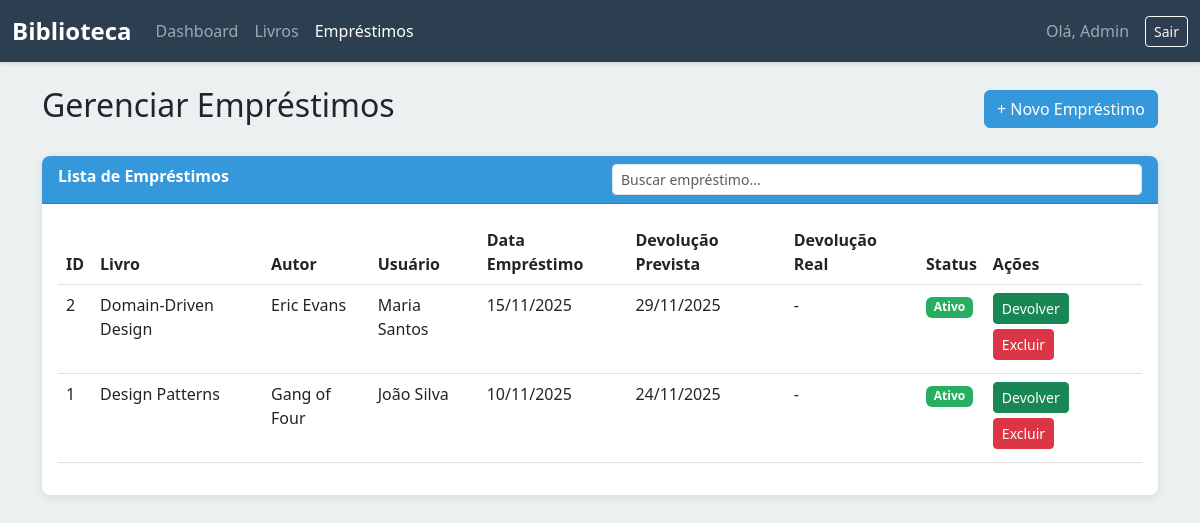
The app's page /public/emprestimos.php (signed in) with its own data.
### tables this page shows
CREATE TABLE IF NOT EXISTS emprestimos (
    id INT AUTO_INCREMENT PRIMARY KEY,
    livro_id INT NOT NULL,
    usuario_id INT NOT NULL,
    data_emprestimo DATE NOT NULL,
    data_devolucao_prevista DATE NOT NULL,
    data_devolucao_real DATE,
    status ENUM('ativo', 'devolvido', 'atrasado') DEFAULT 'ativo',
    FOREIGN KEY (livro_id) REFERENCES livros(id) ON DELETE CASCADE,
    FOREIGN KEY (usuario_id) REFERENCES usuarios(id) ON DELETE CASCADE
);

CREATE TABLE IF NOT EXISTS livros (
    id INT AUTO_INCREMENT PRIMARY KEY,
    titulo VARCHAR(200) NOT NULL,
    autor VARCHAR(100) NOT NULL,
    isbn VARCHAR(20) UNIQUE,
    ano_publicacao INT,
    quantidade_total INT NOT NULL DEFAULT 1,
    quantidade_disponivel INT NOT NULL DEFAULT 1,
    data_cadastro TIMESTAMP DEFAULT CURRENT_TIMESTAMP
);

CREATE TABLE IF NOT EXISTS usuarios (
    id INT AUTO_INCREMENT PRIMARY KEY,
    nome VARCHAR(100) NOT NULL,
    email VARCHAR(100) UNIQUE NOT NULL,
    senha VARCHAR(255) NOT NULL,
    admin BOOLEAN DEFAULT FALSE,
    data_cadastro TIMESTAMP DEFAULT CURRENT_TIMESTAMP
);

### src/includes/auth.php (called while the page is built, shortened)
<?php
function getUsuarioLogado() {
    return [
        'id' => $_SESSION['usuario_id'] ?? null,
        'nome' => $_SESSION['usuario_nome'] ?? null,
        'email' => $_SESSION['usuario_email'] ?? null,
        'admin' => $_SESSION['usuario_admin'] ?? false
    ];
}
?>

### src/public/emprestimos.php (the view, shortened to what this page needs)
<?php
require_once '../config/database.php';
require_once '../includes/auth.php';
$usuario = getUsuarioLogado();
$stmt = $pdo->query("
    SELECT e.*, l.titulo, l.autor, u.nome as usuario_nome
    FROM emprestimos e
    JOIN livros l ON e.livro_id = l.id
    JOIN usuarios u ON e.usuario_id = u.id
    ORDER BY e.data_emprestimo DESC
");
$emprestimos = $stmt->fetchAll();
?>
<!DOCTYPE html>
<html lang="pt-BR">
<head>
    <link href="https://cdn.jsdelivr.net/npm/bootstrap@5.3.0/dist/css/bootstrap.min.css" rel="stylesheet">
    <link rel="stylesheet" href="/public/css/style.css">
</head>
<body>
    <nav class="navbar navbar-expand-lg navbar-dark">
        <div class="container-fluid">
            <a class="navbar-brand" href="/public/dashboard.php">Biblioteca</a>
            <div class="collapse navbar-collapse" id="navbarNav">
                <ul class="navbar-nav me-auto">
                    <li class="nav-item">
                        <a class="nav-link" href="/public/dashboard.php">Dashboard</a>
                    </li>
                    <li class="nav-item">
                        <a class="nav-link" href="/public/livros.php">Livros</a>
                    </li>
                    <li class="nav-item">
                        <a class="nav-link active" href="/public/emprestimos.php">Empréstimos</a>
                    </li>
                </ul>
                <span class="navbar-text me-3">
                    Olá, <?php echo htmlspecialchars($usuario['nome']); ?>
                </span>
                <a href="/public/logout.php" class="btn btn-outline-light btn-sm">Sair</a>
            </div>
        </div>
    </nav>
    <div class="container mt-4">
        <div class="d-flex justify-content-between align-items-center mb-4">
            <h2>Gerenciar Empréstimos</h2>
            <button class="btn btn-primary" data-bs-toggle="modal" data-bs-target="#modalEmprestimo">
                + Novo Empréstimo
            </button>
        </div>
        <div class="card">
            <div class="card-header">
                <div class="row">
                    <div class="col-md-6">
                        Lista de Empréstimos
                    </div>
                    <div class="col-md-6">
                        <input type="text" id="searchInput" class="form-control form-control-sm"
                               placeholder="Buscar empréstimo..."
                               onkeyup="filtrarTabela('searchInput', 'tabelaEmprestimos')">
                    </div>
                </div>
            </div>
            <div class="card-body">
                <div class="table-responsive">
                    <table class="table table-hover" id="tabelaEmprestimos">
                        <thead>
                            <tr>
                                <th>ID</th>
                                <th>Livro</th>
                                <th>Autor</th>
                                <th>Usuário</th>
                                <th>Data Empréstimo</th>
                                <th>Devolução Prevista</th>
                                <th>Devolução Real</th>
                                <th>Status</th>
                                <th>Ações</th>
                            </tr>
                        </thead>
                        <tbody>
                            <?php foreach ($emprestimos as $emp):
                                $statusReal = $emp['status'];
                            ?>
                                <tr>
                                    <td><?php echo $emp['id']; ?></td>
                                    <td><?php echo htmlspecialchars($emp['titulo']); ?></td>
                                    <td><?php echo htmlspecialchars($emp['autor']); ?></td>
                                    <td><?php echo htmlspecialchars($emp['usuario_nome']); ?></td>
                                    <td><?php echo date('d/m/Y', strtotime($emp['data_emprestimo'])); ?></td>
                                    <td><?php echo date('d/m/Y', strtotime($emp['data_devolucao_prevista'])); ?></td>
                                    <td><?php echo $emp['data_devolucao_real'] ? date('d/m/Y', strtotime($emp['data_devolucao_real'])) : '-'; ?></td>
                                    <td>
                                        <span class="badge badge-status-<?php echo $statusReal; ?>">
                                            <?php echo ucfirst($statusReal); ?>
                                        </span>
                                    </td>
                                    <td class="action-buttons">
                                        <?php if ($usuario['admin']): ?>
                                            <?php if ($emp['status'] === 'ativo'): ?>
                                                <form method="POST" style="display:inline;">
                                                    <button type="submit" class="btn btn-sm btn-success">Devolver</button>
                                                </form>
                                            <?php endif; ?>
                                            <button onclick="confirmarExclusao('emprestimos', <?php echo $emp['id']; ?>)"
                                                    class="btn btn-sm btn-danger">Excluir</button>
                                        <?php else: ?>
                                            <span class="text-muted">-</span>
                                        <?php endif; ?>
                                    </td>
                                </tr>
                            <?php endforeach; ?>
                        </tbody>
                    </table>
                </div>
            </div>
        </div>
    </div>
</body>
</html>

### src/public/css/style.css (style rules this page uses)
:root { --primary-color: #2c3e50; --secondary-color: #3498db; --success-color: #27ae60; --danger-color: #e74c3c; --warning-color: #f39c12; --light-bg: #ecf0f1; }
body { background-color: var(--light-bg); font-family: 'Segoe UI', Tahoma, Geneva, Verdana, sans-serif; }
.navbar { background-color: var(--primary-color) !important; box-shadow: 0 2px 4px rgba(0,0,0,.1); }
.navbar-brand { font-weight: bold; font-size: 1.5rem; }
.card { border: none; box-shadow: 0 2px 8px rgba(0,0,0,.1); border-radius: 8px; margin-bottom: 20px; }
.card-header { background-color: var(--secondary-color); color: white; font-weight: bold; border-radius: 8px 8px 0 0 !important; }
.btn-primary { background-color: var(--secondary-color); border-color: var(--secondary-color); }
.badge-status-ativo { background-color: var(--success-color); }
.action-buttons .btn { margin-right: 5px; margin-bottom: 5px; }

### records on screen
emprestimos: id "2", livro.titulo "Domain-Driven Design", livro.autor "Eric Evans", usuario.nome "Maria Santos", data_emprestimo "15/11/2025", data_devolucao_prevista "29/11/2025", status "Ativo"
emprestimos: id "1", livro.titulo "Design Patterns", livro.autor "Gang of Four", usuario.nome "João Silva", data_emprestimo "10/11/2025", data_devolucao_prevista "24/11/2025", status "Ativo"

### other values on screen
$usuario['nome'] "Admin"
